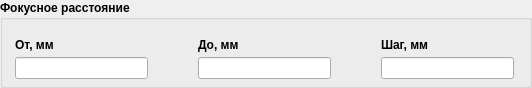
        <widget class="QGroupBox" name="groupBox_3">
         <property name="sizePolicy">
          <sizepolicy hsizetype="Expanding" vsizetype="Fixed">
           <horstretch>0</horstretch>
           <verstretch>0</verstretch>
          </sizepolicy>
         </property>
         <property name="font">
          <font>
           <weight>75</weight>
           <bold>true</bold>
          </font>
         </property>
         <property name="title">
          <string>Фокусное расстояние</string>
         </property>
         <layout class="QGridLayout" name="gridLayout_8">
          <property name="sizeConstraint">
           <enum>QLayout::SetFixedSize</enum>
          </property>
          <property name="leftMargin">
           <number>12</number>
          </property>
          <property name="topMargin">
           <number>18</number>
          </property>
          <property name="rightMargin">
           <number>15</number>
          </property>
          <property name="bottomMargin">
           <number>6</number>
          </property>
          <property name="horizontalSpacing">
           <number>50</number>
          </property>
          <property name="verticalSpacing">
           <number>5</number>
          </property>
          <item row="0" column="0">
           <widget class="QLabel" name="label_5">
            <property name="sizePolicy">
             <sizepolicy hsizetype="Fixed" vsizetype="Fixed">
              <horstretch>0</horstretch>
              <verstretch>0</verstretch>
             </sizepolicy>
            </property>
            <property name="font">
             <font>
              <weight>75</weight>
              <bold>true</bold>
             </font>
            </property>
            <property name="text">
             <string>От, мм</string>
            </property>
           </widget>
          </item>
          <item row="0" column="2">
           <widget class="QLabel" name="label_8">
            <property name="sizePolicy">
             <sizepolicy hsizetype="Fixed" vsizetype="Fixed">
              <horstretch>0</horstretch>
              <verstretch>0</verstretch>
             </sizepolicy>
            </property>
            <property name="font">
             <font>
              <weight>75</weight>
              <bold>true</bold>
             </font>
            </property>
            <property name="text">
             <string>До, мм</string>
            </property>
           </widget>
          </item>
          <item row="0" column="3">
           <widget class="QLabel" name="label_9">
            <property name="sizePolicy">
             <sizepolicy hsizetype="Fixed" vsizetype="Fixed">
              <horstretch>0</horstretch>
              <verstretch>0</verstretch>
             </sizepolicy>
            </property>
            <property name="font">
             <font>
              <weight>75</weight>
              <bold>true</bold>
             </font>
            </property>
            <property name="text">
             <string>Шаг, мм</string>
            </property>
           </widget>
          </item>
          <item row="1" column="0" colspan="2">
           <widget class="QLineEdit" name="FocStartLineEdit">
            <property name="sizePolicy">
             <sizepolicy hsizetype="Fixed" vsizetype="Fixed">
              <horstretch>0</horstretch>
              <verstretch>0</verstretch>
             </sizepolicy>
            </property>
            <property name="minimumSize">
             <size>
              <width>133</width>
              <height>0</height>
             </size>
            </property>
            <property name="font">
             <font>
              <weight>50</weight>
              <bold>false</bold>
             </font>
            </property>
           </widget>
          </item>
          <item row="1" column="2">
           <widget class="QLineEdit" name="FocEndLineEdit">
            <property name="sizePolicy">
             <sizepolicy hsizetype="Fixed" vsizetype="Fixed">
              <horstretch>0</horstretch>
              <verstretch>0</verstretch>
             </sizepolicy>
            </property>
            <property name="minimumSize">
             <size>
              <width>133</width>
              <height>0</height>
             </size>
            </property>
            <property name="font">
             <font>
              <weight>50</weight>
              <bold>false</bold>
             </font>
            </property>
           </widget>
          </item>
          <item row="1" column="3">
           <widget class="QLineEdit" name="FocStepLineEdit">
            <property name="sizePolicy">
             <sizepolicy hsizetype="Fixed" vsizetype="Fixed">
              <horstretch>0</horstretch>
              <verstretch>0</verstretch>
             </sizepolicy>
            </property>
            <property name="minimumSize">
             <size>
              <width>133</width>
              <height>0</height>
             </size>
            </property>
            <property name="font">
             <font>
              <weight>50</weight>
              <bold>false</bold>
             </font>
            </property>
           </widget>
          </item>
         </layout>
         <zorder>label_5</zorder>
         <zorder>FocStartLineEdit</zorder>
         <zorder>FocEndLineEdit</zorder>
         <zorder>FocStepLineEdit</zorder>
         <zorder>label_8</zorder>
         <zorder>label_9</zorder>
        </widget>
